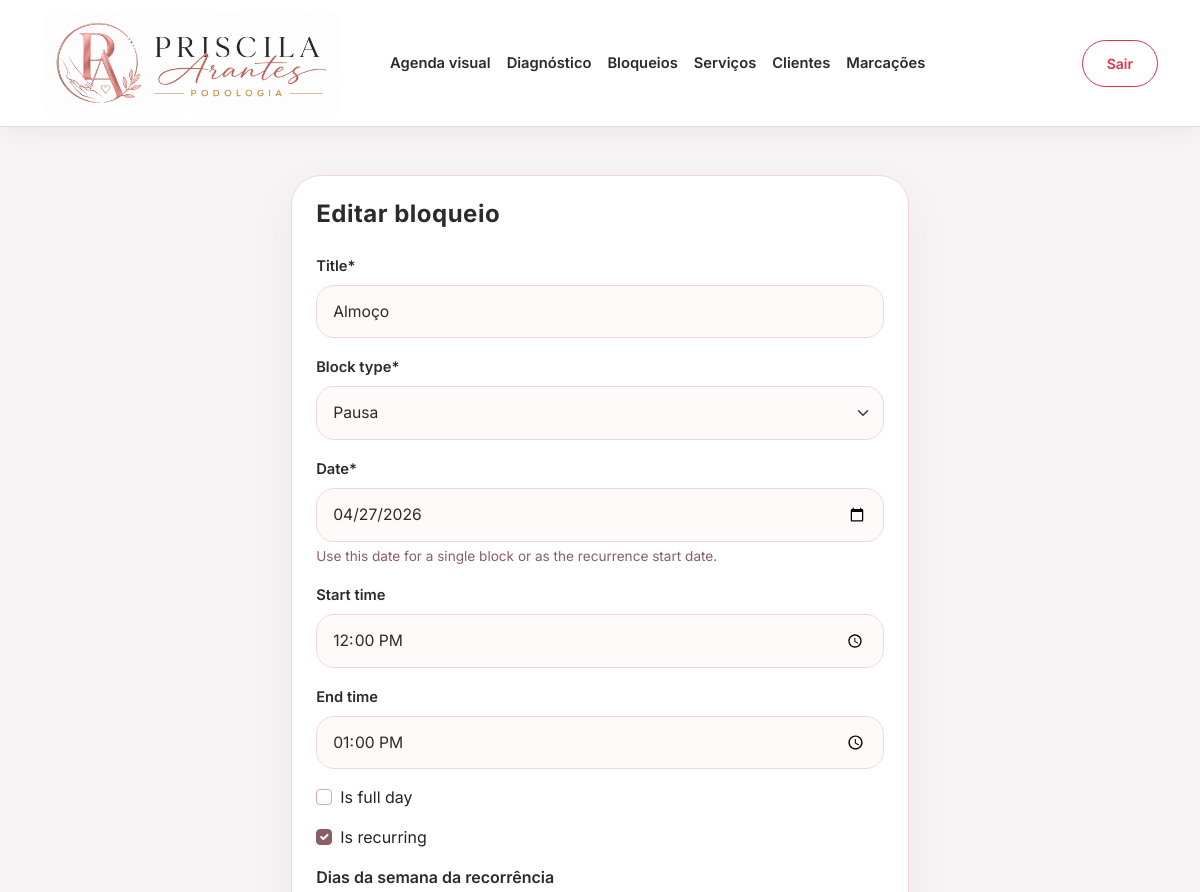
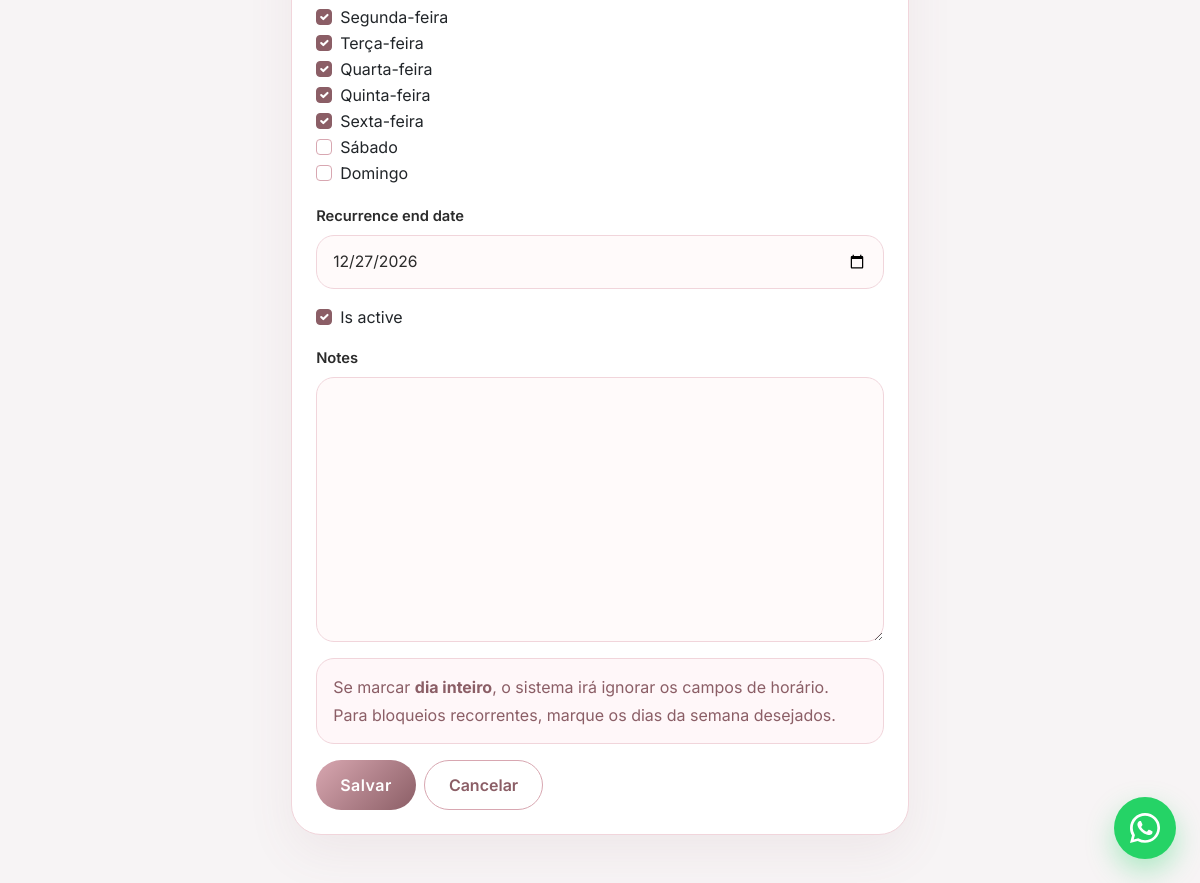
The app's page /bloqueios/1/editar/ (signed in) with its own data (2 pictures, top to bottom).
### appointments/models.py (models this page shows, shortened)
class ScheduleBlock(models.Model):
    BLOCK_TYPE_BREAK = "break"
    BLOCK_TYPE_VACATION = "vacation"
    BLOCK_TYPE_DAY_OFF = "day_off"
    BLOCK_TYPE_OTHER = "other"
    BLOCK_TYPE_CHOICES = [
        (BLOCK_TYPE_BREAK, "Pausa"),
        (BLOCK_TYPE_VACATION, "Férias"),
        (BLOCK_TYPE_DAY_OFF, "Folga"),
        (BLOCK_TYPE_OTHER, "Outro"),
    ]
    WEEKDAY_CHOICES = [
        ("0", "Segunda-feira"),
        ("1", "Terça-feira"),
        ("2", "Quarta-feira"),
        ("3", "Quinta-feira"),
        ("4", "Sexta-feira"),
        ("5", "Sábado"),
        ("6", "Domingo"),
    ]
    title = models.CharField(max_length=120)
    block_type = models.CharField(
        max_length=20,
        choices=BLOCK_TYPE_CHOICES,
        default=BLOCK_TYPE_OTHER,
    )
    date = models.DateField(
        help_text="Use this date for a single block or as the recurrence start date."
    )
    start_time = models.TimeField(blank=True, null=True)
    end_time = models.TimeField(blank=True, null=True)
    is_full_day = models.BooleanField(default=False)
    is_recurring = models.BooleanField(default=False)
    recurring_weekdays = models.CharField(
        max_length=20,
        blank=True,
        help_text="Comma-separated weekdays. Example: 0,1,2,3,4",
    )
    recurrence_end_date = models.DateField(blank=True, null=True)
    is_active = models.BooleanField(default=True)
    notes = models.TextField(blank=True)
    created_at = models.DateTimeField(auto_now_add=True)
    updated_at = models.DateTimeField(auto_now=True)
    class Meta:
        ordering = ["date", "start_time"]
    def get_recurring_weekday_list(self):
        if not self.recurring_weekdays:
            return []
        return [
            item.strip()
            for item in self.recurring_weekdays.split(",")
            if item.strip()
        ]

### appointments/views/schedule_blocks.py (the view, shortened to what this page needs)
# urls.py: path("bloqueios/<int:pk>/editar/", ScheduleBlockUpdateView.as_view(), name="schedule_block_update"),
class ScheduleBlockUpdateView(SuperuserRequiredMixin, UpdateView):
    model = ScheduleBlock
    form_class = ScheduleBlockForm
    template_name = "appointments/schedule_block_form.html"
    success_url = reverse_lazy("appointments:schedule_block_list")

### appointments/mixins.py (called while the page is built)
    def test_func(self):
        return self.request.user.is_authenticated and self.request.user.is_superuser

### templates/appointments/schedule_block_form.html (shortened to what this page needs)
{% extends "base.html" %}
{% load crispy_forms_tags %}
{% block content %}
<div class="row justify-content-center">
    <div class="col-12 col-lg-7">
        <div class="card shadow-sm border-0">
            <div class="card-body p-4">
                <h1 class="h4 mb-4">
                    {% if object %}
                        Editar bloqueio
                    {% else %}
                        Novo bloqueio
                    {% endif %}
                </h1>
                <form method="post" novalidate>
                    {{ form|crispy }}
                    <div class="alert alert-info mt-3">
                        <p class="mb-1">
                            Se marcar <strong>dia inteiro</strong>, o sistema irá ignorar os campos de horário.
                        </p>
                        <p class="mb-0">
                            Para bloqueios recorrentes, marque os dias da semana desejados.
                        </p>
                    </div>
                    <div class="d-flex gap-2 mt-3">
                        <button type="submit" class="btn btn-primary">
                            Salvar
                        </button>
                        <a href="{% url 'appointments:schedule_block_list' %}" class="btn btn-outline-secondary">
                            Cancelar
                        </a>
                    </div>
                </form>
            </div>
        </div>
    </div>
</div>
{% endblock %}

### static/css/public.css (style rules this page uses)
:root { --primary: #D8A7B1; --primary-dark: #8B5E66; --primary-light: #F7E6EA; --gold: #C9A96A; --text-dark: #2B2B2B; --text-muted: #6B6B6B; --bg-soft: #FFF7F9; --white: #ffffff; --shadow-soft: rgba(139, 94, 102, 0.15); }
body { font-family: 'Inter', sans-serif; color: var(--text-dark); background: #FFF7F9; }
a, button { transition: all 0.2s ease; }
h1, h2, h3, .hero-title, .section-title { font-family: 'Playfair Display', serif; letter-spacing: 0.5px; }
.btn-primary { background: linear-gradient(135deg, #D8A7B1, #8B5E66); border: none; border-radius: 999px; padding: 12px 28px; font-weight: 500; letter-spacing: 0.5px; }
.btn-outline-secondary { border-color: var(--primary); color: var(--primary-dark); }
.card form { text-align: left; }
.form-label { color: #2b2b2b; font-weight: 600; font-size: 0.92rem; margin-bottom: 8px; }
.form-control, .form-select, textarea.form-control { border: 1px solid #f1d5db; border-radius: 18px; background-color: #fffafa; color: #2b2b2b; padding: 14px 16px; font-size: 0.98rem; transition: all 0.2s ease; }
.form-control::placeholder { color: #b89ca2; }
.form-text { color: #8b5e66; font-size: 0.85rem; }
textarea.form-control { min-height: 120px; resize: vertical; }
.form-check-input { border-color: #d8a7b1; }
.form-check-input:checked { background-color: #8b5e66; border-color: #8b5e66; }
.card.shadow-sm.border-0 { border: 1px solid #f1d5db !important; border-radius: 30px; box-shadow: 0 18px 48px rgba(139, 94, 102, 0.08) !important; }
.card-body { border-radius: 30px; }
.card-body h1, .card-body h2 { font-family: 'Playfair Display', serif; color: #2b2b2b; font-weight: 600; }
form .btn { border-radius: 999px; padding: 12px 24px; font-weight: 600; }
.btn-outline-secondary { border-color: #d8a7b1; color: #8b5e66; }
.alert-info { background: #fff7f9; border-color: #f1d5db; color: #8b5e66; border-radius: 18px; }
html { scroll-behavior: smooth; }
.app-layout { min-height: 100vh; display: flex; flex-direction: column; }
.internal-layout { background: #f7f4f5; }
.internal-layout .card { border: 1px solid #ead7dc !important; border-radius: 24px; box-shadow: 0 10px 30px rgba(43, 43, 43, 0.06) !important; }
.internal-layout .card-body h1, .internal-layout .card-body h2 { font-family: 'Inter', sans-serif; font-weight: 700; }

### records on screen
ScheduleBlock: title "Almoço", block_type "Pausa", date "04/27/2026", start_time "12:00:00", end_time "13:00:00", is_recurring "☑", recurrence_end_date "12/27/2026", is_active "☑"
